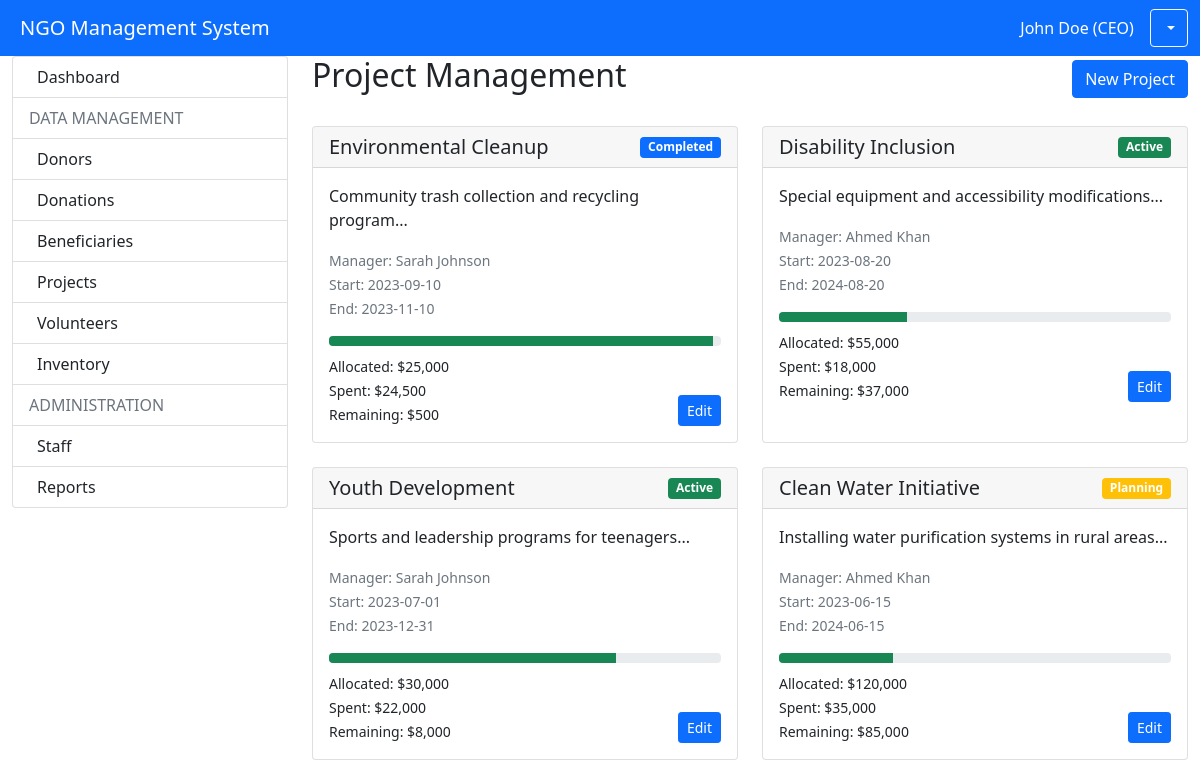
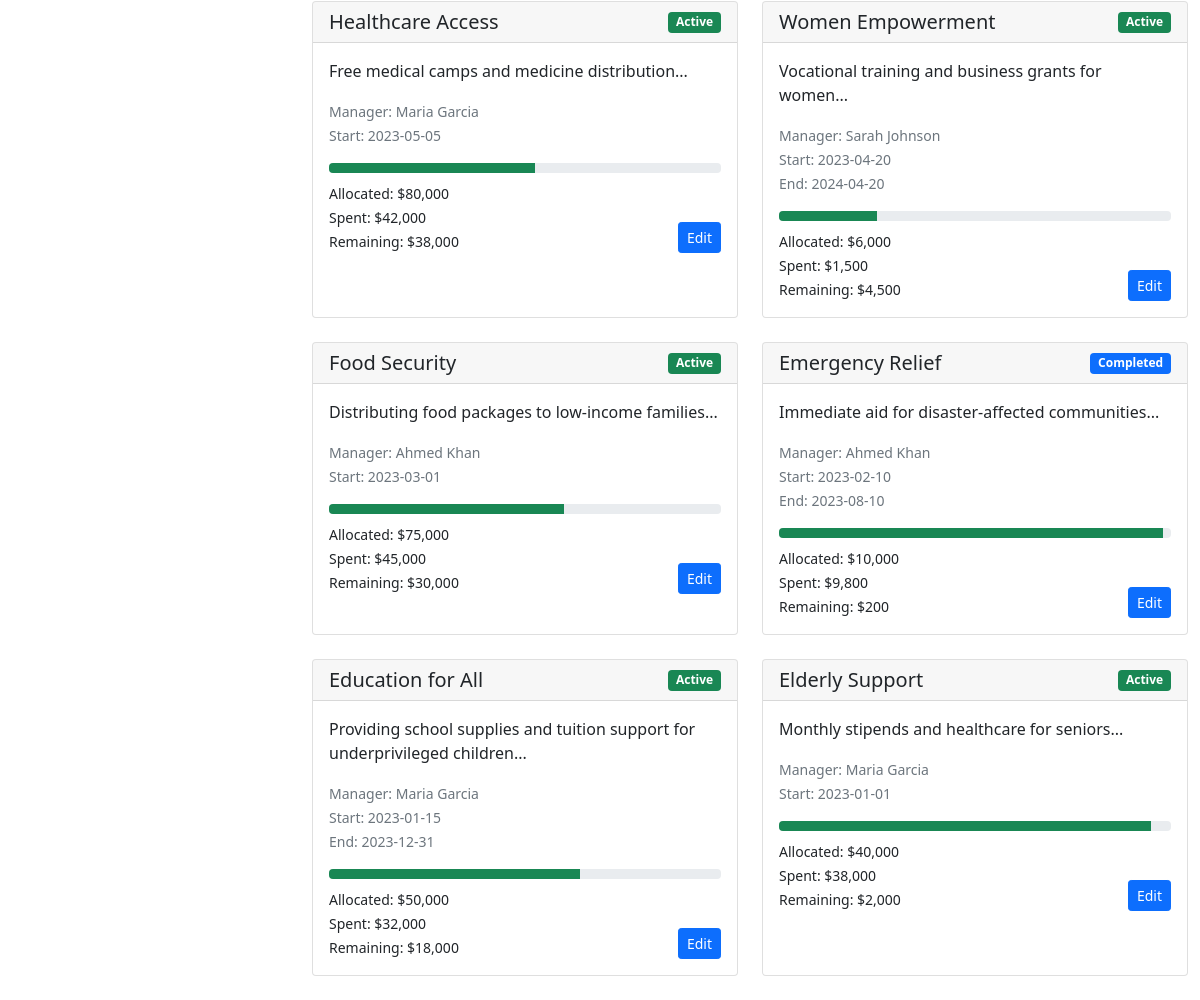
/modules/projects/view.php (signed in), run on the app's committed database (2 pictures, top to bottom).
### tables this page shows
CREATE TABLE `project` (
  `project_id` int(11) NOT NULL,
  `project_name` varchar(30) NOT NULL,
  `description` text NOT NULL,
  `start_date` date NOT NULL,
  `end_date` date DEFAULT NULL,
  `allocated_budget` int(11) DEFAULT 0,
  `spent_budget` int(11) DEFAULT 0,
  `status` varchar(15) NOT NULL DEFAULT 'Planning',
  `project_manager` int(11) DEFAULT NULL
);

CREATE TABLE `staff` (
  `staff_id` int(11) NOT NULL,
  `first_name` varchar(30) NOT NULL,
  `last_name` varchar(30) NOT NULL,
  `email` varchar(30) NOT NULL,
  `nid` int(11) NOT NULL,
  `address` varchar(50) NOT NULL,
  `dob` date NOT NULL,
  `gender` varchar(10) DEFAULT NULL,
  `phone` varchar(16) NOT NULL,
  `position` varchar(40) NOT NULL,
  `status` enum('Active','Fired','Quit') DEFAULT 'Active',
  `supervisor_id` int(11) DEFAULT NULL,
  `hire_date` date DEFAULT NULL
);

### modules/projects/view.php (the view, shortened to what this page needs)
<?php
require_once '../../config.php';
?>
<!DOCTYPE html>
<html lang="en">
<head>
    <link href="https://cdn.jsdelivr.net/npm/bootstrap@5.1.3/dist/css/bootstrap.min.css" rel="stylesheet">
</head>
<body>
    <?php include '../../includes/header.php'; ?>
    <div class="container-fluid">
        <div class="row">
            <div class="col-md-3">
                <?php include '../../includes/sidebar.php'; ?>
            </div>
            <div class="col-md-9">
                <div class="d-flex justify-content-between align-items-center mb-4">
                    <h2>Project Management</h2>
                    <a href="manage.php" class="btn btn-primary">
                        <i class="bi bi-plus-circle"></i> New Project
                    </a>
                </div>
                <div class="row">
                    <?php
                    $stmt = $pdo->query("
                        SELECT p.*, s.first_name, s.last_name
                        FROM Project p
                        LEFT JOIN Staff s ON p.project_manager = s.staff_id
                        ORDER BY p.start_date DESC
                    ");
                    while ($row = $stmt->fetch()) {
                        $remaining_budget = $row['allocated_budget'] - $row['spent_budget'];
                        $utilization = $row['allocated_budget'] > 0 ? ($row['spent_budget'] / $row['allocated_budget']) * 100 : 0;
                        $status_color = 'bg-secondary';
                        if ($row['status'] == 'Active') $status_color = 'bg-success';
                        if ($row['status'] == 'Completed') $status_color = 'bg-primary';
                        if ($row['status'] == 'Planning') $status_color = 'bg-warning';
                        echo '<div class="col-md-6 mb-4">';
                        echo '<div class="card h-100">';
                        echo '<div class="card-header d-flex justify-content-between align-items-center">';
                        echo '<h5 class="mb-0">' . $row['project_name'] . '</h5>';
                        echo '<span class="badge ' . $status_color . '">' . $row['status'] . '</span>';
                        echo '</div>';
                        echo '<div class="card-body">';
                        echo '<p class="card-text">' . substr($row['description'], 0, 150) . '...</p>';
                        echo '<div class="mb-3">';
                        echo '<small class="text-muted">Manager: ' . $row['first_name'] . ' ' . $row['last_name'] . '</small><br>';
                        echo '<small class="text-muted">Start: ' . $row['start_date'] . '</small>';
                        if ($row['end_date']) {
                            echo '<br><small class="text-muted">End: ' . $row['end_date'] . '</small>';
                        }
                        echo '</div>';
                        echo '<div class="progress mb-2" style="height: 10px;">';
                        echo '<div class="progress-bar bg-success" role="progressbar" style="width: ' . $utilization . '%"';
                        echo 'aria-valuenow="' . $utilization . '" aria-valuemin="0" aria-valuemax="100"></div>';
                        echo '</div>';
                        echo '<div class="d-flex justify-content-between">';
                        echo '<div>';
                        echo '<small>Allocated: $' . number_format($row['allocated_budget']) . '</small><br>';
                        echo '<small>Spent: $' . number_format($row['spent_budget']) . '</small><br>';
                        echo '<small>Remaining: $' . number_format($remaining_budget) . '</small>';
                        echo '</div>';
                        echo '<div class="align-self-end">';
                        echo '<a href="manage.php?id=' . $row['project_id'] . '" class="btn btn-sm btn-primary">Edit</a>';
                        echo '</div>';
                        echo '</div>';
                        echo '</div>';
                        echo '</div>';
                        echo '</div>';
                    }
                    ?>
                </div>
            </div>
        </div>
    </div>
</body>
</html>

### data on the page
project: project_name "Environmental Cleanup", status "Completed", description "Community trash collection and recycling program", project_manager.first_name "Sarah", project_manager.last_name "Johnson", start_date "2023-09-10", end_date "2023-11-10", allocated_budget "25,000", spent_budget "24,500", remaining_budget "500"
project: project_name "Disability Inclusion", status "Active", description "Special equipment and accessibility modifications", project_manager.first_name "Ahmed", project_manager.last_name "Khan", start_date "2023-08-20", end_date "2024-08-20", allocated_budget "55,000", spent_budget "18,000", remaining_budget "37,000"
project: project_name "Youth Development", status "Active", description "Sports and leadership programs for teenagers", project_manager.first_name "Sarah", project_manager.last_name "Johnson", start_date "2023-07-01", end_date "2023-12-31", allocated_budget "30,000", spent_budget "22,000", remaining_budget "8,000"
project: project_name "Clean Water Initiative", status "Planning", description "Installing water purification systems in rural areas", project_manager.first_name "Ahmed", project_manager.last_name "Khan", start_date "2023-06-15", end_date "2024-06-15", allocated_budget "120,000", spent_budget "35,000", remaining_budget "85,000"
project: project_name "Healthcare Access", status "Active", description "Free medical camps and medicine distribution", project_manager.first_name "Maria", project_manager.last_name "Garcia", start_date "2023-05-05", allocated_budget "80,000", spent_budget "42,000", remaining_budget "38,000"
project: project_name "Women Empowerment", status "Active", description "Vocational training and business grants for women", project_manager.first_name "Sarah", project_manager.last_name "Johnson", start_date "2023-04-20", end_date "2024-04-20", allocated_budget "6,000", spent_budget "1,500", remaining_budget "4,500"
project: project_name "Food Security", status "Active", description "Distributing food packages to low-income families", project_manager.first_name "Ahmed", project_manager.last_name "Khan", start_date "2023-03-01", allocated_budget "75,000", spent_budget "45,000", remaining_budget "30,000"
project: project_name "Emergency Relief", status "Completed", description "Immediate aid for disaster-affected communities", project_manager.first_name "Ahmed", project_manager.last_name "Khan", start_date "2023-02-10", end_date "2023-08-10", allocated_budget "10,000", spent_budget "9,800", remaining_budget "200"
project: project_name "Education for All", status "Active", description "Providing school supplies and tuition support for underprivileged children", project_manager.first_name "Maria", project_manager.last_name "Garcia", start_date "2023-01-15", end_date "2023-12-31", allocated_budget "50,000", spent_budget "32,000", remaining_budget "18,000"
project: project_name "Elderly Support", status "Active", description "Monthly stipends and healthcare for seniors", project_manager.first_name "Maria", project_manager.last_name "Garcia", start_date "2023-01-01", allocated_budget "40,000", spent_budget "38,000", remaining_budget "2,000"

### other printed values
$_SESSION['full_name'] "John Doe (CEO)"
